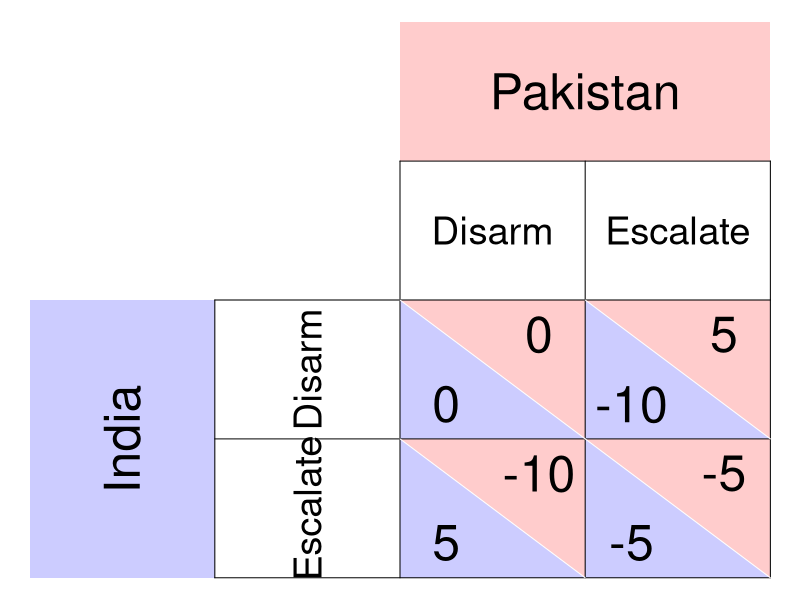

R code for this plot:
require(ggplot2)
require(shape)
pdf(file = "society/matrix_indiapakistan_nosoln.pdf", width = 9, height = 7)

par(mar =  c(0, 0, 0, 0))
xlims <- c(0, 8)
ylims <- c(0, 8)

#TextSizes
PlayerSize <- 3
StratSize <- 2.3
PayoffSize <- 3

p1fadelevel <- 0.2
p2fadelevel <- 0.2

#Payoffs are listed as c("NW", "SW", "NE", "SE")

#Considerations for Player 1
P1Name <- c("India")
P1Strat <- c("Disarm", "Escalate")
P1Payoffs <- c("0", "5", "-10", "-5")
P1BR1 <- c("SW") #Must be NW or SW - the BR prints accordingly. 
P1BR2 <- c("SE") #Must be NE or SE - the BR prints accordingly. 
P1bestsize <- 2.5 #Adjusts size of point indicating best response of P1
#NW = (5, 3); SW = (5,1); NE = (7, 3); SE = (7, 1)

#Considerations for Player 2
P2Name <- c("Pakistan")
P2Strat <- c("Disarm", "Escalate")
P2Payoffs <- c("0", "-10", "5", "-5")
P2BR1 <- c("NE") #Must be NW or SW - the BR prints accordingly. 
P2BR2 <- c("SE") #Must be NE or SE - the BR prints accordingly. 
P2bestsize <- 4 #Adjusts size of circle indicating best response of P1

plot(0, 0, xlim = xlims, ylim = ylims, type = "n",
     xlab = expression(""),
     ylab = expression(""),
     xaxt = "n", 
     yaxt = "n", 
     cex.lab = 2, 
     bty = "n")



#Color and label for Player 1 and their strategies
polygon(c(0,0,2,2,0), c(0,4,4,0,0), col=rgb(0, 0, 1, p1fadelevel), density=NULL, border = NA)
text(1, 2, P1Name[1], srt = 90, cex = PlayerSize)

text(3, 3, P1Strat[1], cex = StratSize, srt = 90)
text(3, 1, P1Strat[2], cex = StratSize, srt = 90)


#Color and label for Player 2
polygon(c(4,4,8,8,4), c(8,6,6,8,8), col=rgb(1, 0, 0, p2fadelevel), density=NULL, border = NA)
text(6, 7, P2Name[1], cex = PlayerSize)

text(5, 5, P2Strat[1], cex = StratSize)
text(7, 5, P2Strat[2], cex = StratSize)

#NorthWest cell 
#P1
polygon(c(4,4,6,4), c(4,2,2,4), col=rgb(0, 0, 1, p1fadelevel), density=NULL, border = NA)
#P2
polygon(c(4,6,6,4), c(4,4,2,4), col=rgb(1, 0, 0, p2fadelevel), density=NULL, border = NA)

#P1
text(4.5, 2.5, P1Payoffs[1], cex = PayoffSize)
#P2
text(5.5, 3.5, P2Payoffs[1], cex = PayoffSize)

#SouthWest cell  
#P1
polygon(c(4,4,6,4), c(2,0,0,2), col=rgb(0, 0, 1, p1fadelevel), density=NULL, border = NA)
#P2
polygon(c(4,6,6,4), c(2,2,0,2), col=rgb(1, 0, 0, p2fadelevel), density=NULL, border = NA)

#P1
text(4.5, 0.5, P1Payoffs[2], cex = PayoffSize)
#P2
text(5.5, 1.5, P2Payoffs[2], cex = PayoffSize)


#NorthEast cell 
#P1
polygon(c(6,6,8,6), c(4,2,2,4), col=rgb(0, 0, 1, p1fadelevel), density=NULL, border = NA)
#P2
polygon(c(6,8,8,6), c(4,4,2,4), col=rgb(1, 0, 0, p2fadelevel), density=NULL, border = NA)
#P1
text(6.5, 2.5, P1Payoffs[3], cex = PayoffSize)
#P2
text(7.5, 3.5, P2Payoffs[3], cex = PayoffSize)

#SouthEast cell 
#P1
polygon(c(6,6,8,6), c(2,0,0,2), col=rgb(0, 0, 1, p1fadelevel), density=NULL, border = NA)
#P2
polygon(c(6,8,8,6), c(2,2,0,2), col=rgb(1, 0, 0, p2fadelevel), density=NULL, border = NA)
#P1
text(6.5, 0.5, P1Payoffs[4], cex = PayoffSize)
#P2
text(7.5, 1.5, P2Payoffs[4], cex = PayoffSize)


#Lines for the Table
segments(8, 0, 8, 6, lty = 1, col = "black")
segments(4, 6, 8, 6, lty = 1, col = "black")
segments(2, 0, 2, 4, lty = 1, col = "black")
segments(2, 0, 8, 0, lty = 1, col = "black")
segments(2, 4, 8, 4, lty = 1, col = "black")
segments(4, 0, 4, 6, lty = 1, col = "black")
segments(2, 2, 8, 2, lty = 1, col = "black")
segments(6, 0, 6, 6, lty = 1, col = "black")

#Diagonals
#NW
segments(4, 4, 6, 2, lty = 1, col = "white")
#NE
segments(6, 4, 8, 2, lty = 1, col = "white")
#SW
segments(4, 2, 6, 0, lty = 1, col = "white")
#Se
segments(6, 2, 8, 0, lty = 1, col = "white")


#Best responses 
#P1 
# if (P1BR1[1] == "NW"){
#   points(5, 3, pch = 16, col = "black", cex = P1bestsize)
# } else{points(5, 1, pch = 16, col = "black", cex = P1bestsize)
# }
# 
# if (P1BR2[1] == "NE"){
#   points(7, 3, pch = 16, col = "black", cex = P1bestsize)
# } else{points(7, 1, pch = 16, col = "black", cex = P1bestsize)
# }
# 
# 
# #P2
# if (P2BR1[1] == "NW"){
#   points(5, 3, pch = 1, col = "black", cex = P2bestsize)
# } else{points(7, 3, pch = 1, col = "black", cex = P2bestsize)
# }
# 
# if (P2BR2[1] == "SW"){
#   points(5, 1, pch = 1, col = "black", cex = P2bestsize)
# } else{points(7, 1, pch = 1, col = "black", cex = P2bestsize)
# }

dev.off()
